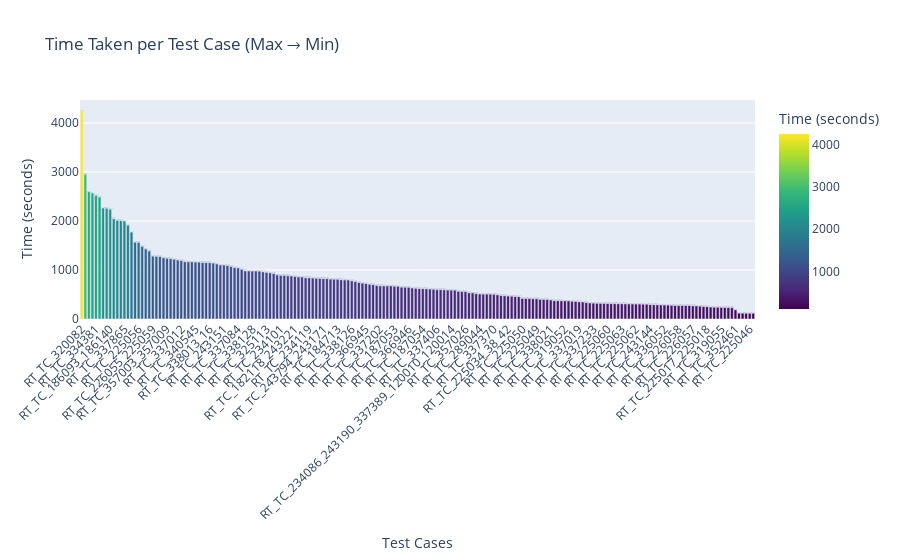
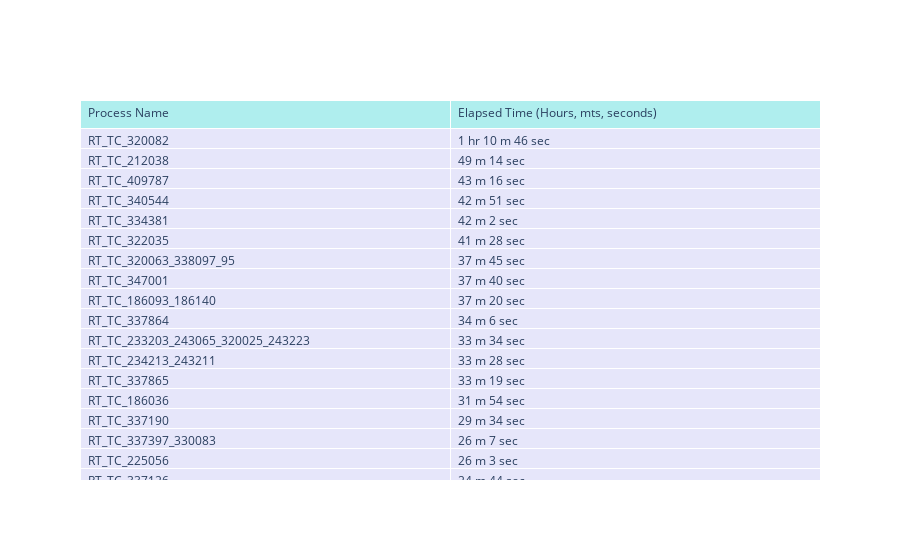

Here is the notebook cell these charts were saved with, in order:
### Code cell
df_sorted = df_final_passed.sort_values("Elapsed sec", ascending=False).reset_index()

def format_timedelta(td):
    total_seconds = int(td.total_seconds())
    hours = total_seconds // 3600
    minutes = (total_seconds % 3600) // 60
    seconds = total_seconds % 60
    result = ""
    if hours > 0:
        result += f"{hours} hr "
    if minutes > 0:
        result += f"{minutes} m "
    result += f"{seconds} sec"
    return result

df_sorted['Elapsed Time(H:M:S)'] = df_sorted['Elapsed Time'].apply(format_timedelta)


# Create bar chart
bar_fig = px.bar(
    df_sorted,
    x='Process Name',
    y='Elapsed sec',
    text='Elapsed sec',  # shows value on top
    labels={'Process Name':'Test Cases', 'Elapsed sec':'Time (seconds)'},
    title="Time Taken per Test Case (Max → Min)",
    color='Elapsed sec',
    color_continuous_scale='Viridis',
    hover_data={'Elapsed sec': True}
)

bar_fig.update_traces(texttemplate='%{text:.1f}', textposition='outside')
bar_fig.update_layout(xaxis_tickangle=-45)

# Create table
table = go.Figure(data=[go.Table(
    header=dict(values=["Process Name", "Elapsed Time (Hours, mts, seconds)"],
                fill_color='paleturquoise',
                align='left'),
    cells=dict(values=[df_sorted['Process Name'], df_sorted['Elapsed Time(H:M:S)']],
               fill_color='lavender',
               align='left'))
])

# Display bar chart
bar_fig.show()

# Display table
table.show()

### Figure 1 — Plotly figure (JSON) as saved in the notebook; plotly's stock layout.template omitted (floating-point values rounded to 4 significant figures; data arrays with more than 128 entries replaced by an {"elided": "..."} marker saying what was removed)
{"data": [{"hovertemplate": "Test Cases=%{x}<br>Time (seconds)=%{marker.color}<extra></extra>", "legendgroup": "", "marker": {"color": {"elided": "190 float values"}, "coloraxis": "coloraxis", "pattern": {"shape": ""}}, "name": "", "orientation": "v", "showlegend": false, "text": {"elided": "190 float values"}, "textposition": "outside", "texttemplate": "%{text:.1f}", "type": "bar", "x": {"elided": "190 str values"}, "xaxis": "x", "y": {"elided": "190 float values"}, "yaxis": "y"}], "layout": {"barmode": "relative", "coloraxis": {"colorbar": {"title": {"text": "Time (seconds)"}}, "colorscale": [[0, "#440154"], [0.1111, "#482878"], [0.2222, "#3e4989"], [0.3333, "#31688e"], [0.4444, "#26828e"], [0.5556, "#1f9e89"], [0.6667, "#35b779"], [0.7778, "#6ece58"], [0.8889, "#b5de2b"], [1, "#fde725"]]}, "legend": {"tracegroupgap": 0}, "title": {"text": "Time Taken per Test Case (Max → Min)"}, "xaxis": {"anchor": "y", "domain": [0, 1], "tickangle": -45, "title": {"text": "Test Cases"}}, "yaxis": {"anchor": "x", "domain": [0, 1], "title": {"text": "Time (seconds)"}}}}

### Figure 2 — Plotly figure (JSON) as saved in the notebook; plotly's stock layout.template omitted (floating-point values rounded to 4 significant figures; data arrays with more than 128 entries replaced by an {"elided": "..."} marker saying what was removed)
{"data": [{"cells": {"align": "left", "fill": {"color": "lavender"}, "values": {"elided": "2x190 str values"}}, "header": {"align": "left", "fill": {"color": "paleturquoise"}, "values": ["Process Name", "Elapsed Time (Hours, mts, seconds)"]}, "type": "table"}], "layout": {}}
